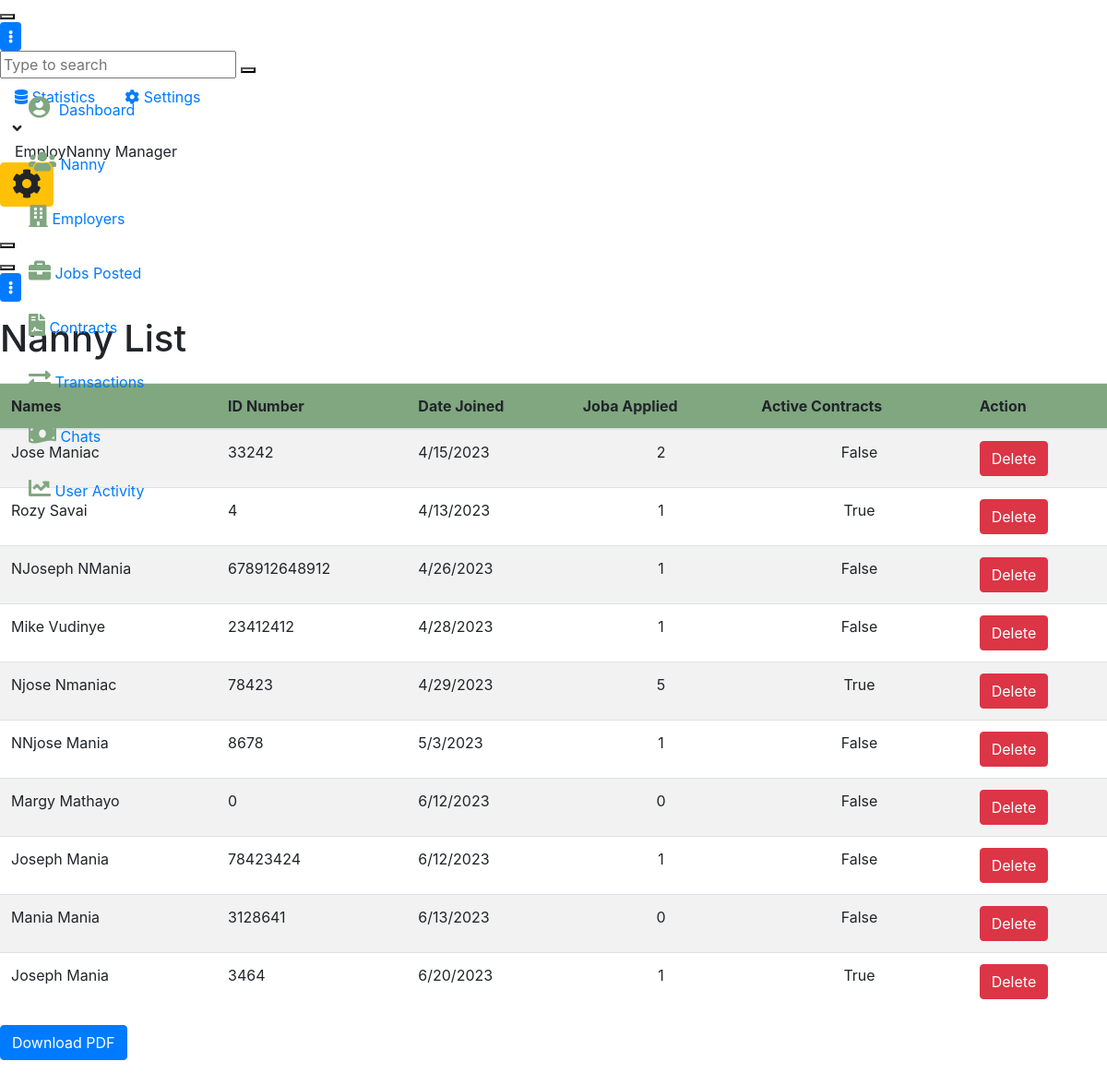
Page /reports/nannies/ on the committed database.
### users/models.py (models this page shows, shortened)
class NannyDetails(models.Model):
    user = models.OneToOneField(User, on_delete=models.CASCADE)
    first_name = models.CharField(max_length=100)
    last_name = models.CharField(max_length=100)
    phone = models.IntegerField(default=0)
    city = models.CharField(max_length=100)
    address = models.CharField(max_length=200)
    id_number = models.IntegerField(default=0)
    level_of_education = models.CharField(
        max_length=100, choices=HIGHEST_LEVEL_EDUCATION)
    recommendation_letter = models.FileField(
        upload_to='recommendations/', null=True, blank=True)
    id_front_image = models.ImageField(
        upload_to='id_images/', default=0)
    id_back_image = models.ImageField(
        upload_to='id_images/', default=0)
    good_conduct_certificate = models.FileField(
        upload_to='good_conduct/', null=True, blank=True)
    nationality = models.CharField(max_length=100, choices=NATIONALITY_CHOICES)
    availability = models.CharField(
        max_length=100, choices=AVAILABILITY_CHOICES)
    language = models.CharField(max_length=200, choices=LANGUAGE_CHOICES)
    date_joined = models.DateTimeField(auto_now_add=True)
    years_of_experience = models.IntegerField(default=0)
    age_bracket = models.CharField(
        max_length=100, choices=AGE_GROUP_CHOICES, default="N/A")
    description = models.TextField(blank=True)
    image = models.ImageField(
        default='default.jpg', upload_to='nanny_profile_pics')

### AdminReports/views.py (the view)
# urls.py: path('nannies/', views.nanny_list, name="nanny_list"),
def nanny_list(request):
    nanny_details = NannyDetails.objects.filter(user__groups__name='nanny')
    nanny_info = []
    for nanny_detail in nanny_details:
        job_applications = JobApplication.objects.filter(
            nanny=nanny_detail)
        contracts = ContractModel.objects.filter(
            nanny=nanny_detail, status='active')
        nanny_info.append({
            'first_name': nanny_detail.first_name,
            'last_name': nanny_detail.last_name,
            'id_number': nanny_detail.id_number,
            'date_joined': nanny_detail.date_joined,
            'jobs_applied_for': job_applications.count(),
            'contract_exists': True if contracts.exists() else False,
        })
    context = {'nannies': nanny_info}
    return render(request, 'admin/nanny_list.html', context)

### AdminReports/templates/admin/nanny_list.html
{% extends 'admin/baseadmin.html' %}
{% block content %}
</div>
<div class="app-main__outer">
   <div class="app-main__inner">
      <h1 class="mb-4">Nanny List</h1>
      <table class="table table-striped">
         <thead class="thead-ligt" style="background-color: rgb(128, 167, 128);">
            <tr>
               <th scope="col">Names</th>
               <th scope="col">ID Number</th>
               <th scope="col">Date Joined</th>
               <th scope="col">Joba Applied</th>
               <th scope="col">Active Contracts</th>
               <th scope="col">Action</th>
            </tr>
         </thead>
         <tbody>
            {% for nanny in nannies %}
            <tr>
               <td>{{ nanny.first_name }} {{nanny.last_name}}</td>
               <td>{{ nanny.id_number }}</td>
               <td>{{ nanny.date_joined|date:"n/j/Y" }}</td>
               <td class="text-center">{{ nanny.jobs_applied_for }}</td>
               <td class="text-center">{{ nanny.contract_exists }}</td>
               <td><a href="#" class="btn btn-danger">Delete</a></td>
            </tr>
            {% endfor %}
         </tbody>
      </table>
      <a href="{% url 'generate_nanny_report' %}" class="btn btn-primary">Download PDF</a>
   </div>
</div>
</div>
{% endblock %}

### rows in the picture
NannyDetails: first_name "Jose", last_name "Maniac", date_joined "4/15/2023"
NannyDetails: first_name "Rozy", last_name "Savai", date_joined "4/13/2023"
NannyDetails: first_name "NJoseph", last_name "NMania", date_joined "4/26/2023"
NannyDetails: first_name "Mike", last_name "Vudinye", date_joined "4/28/2023"
NannyDetails: first_name "Njose", last_name "Nmaniac", date_joined "4/29/2023"
NannyDetails: first_name "NNjose", last_name "Mania", date_joined "5/3/2023"
NannyDetails: first_name "Margy", last_name "Mathayo", date_joined "6/12/2023"
NannyDetails: first_name "Joseph", last_name "Mania", date_joined "6/12/2023"
NannyDetails: first_name "Mania", last_name "Mania", date_joined "6/13/2023"
NannyDetails: first_name "Joseph", last_name "Mania", date_joined "6/20/2023"

### other values in the picture
{{ nanny.id_number }} "33242" "4" "678912648912" "23412412" "78423" "8678" "0" "78423424" "3128641" "3464"
{{ nanny.jobs_applied_for }} "2" "1" "1" "1" "5" "1" "0" "1" "0" "1"
{{ nanny.contract_exists }} "False" "True" "False" "False" "True" "False" "False" "False" "False" "True"
